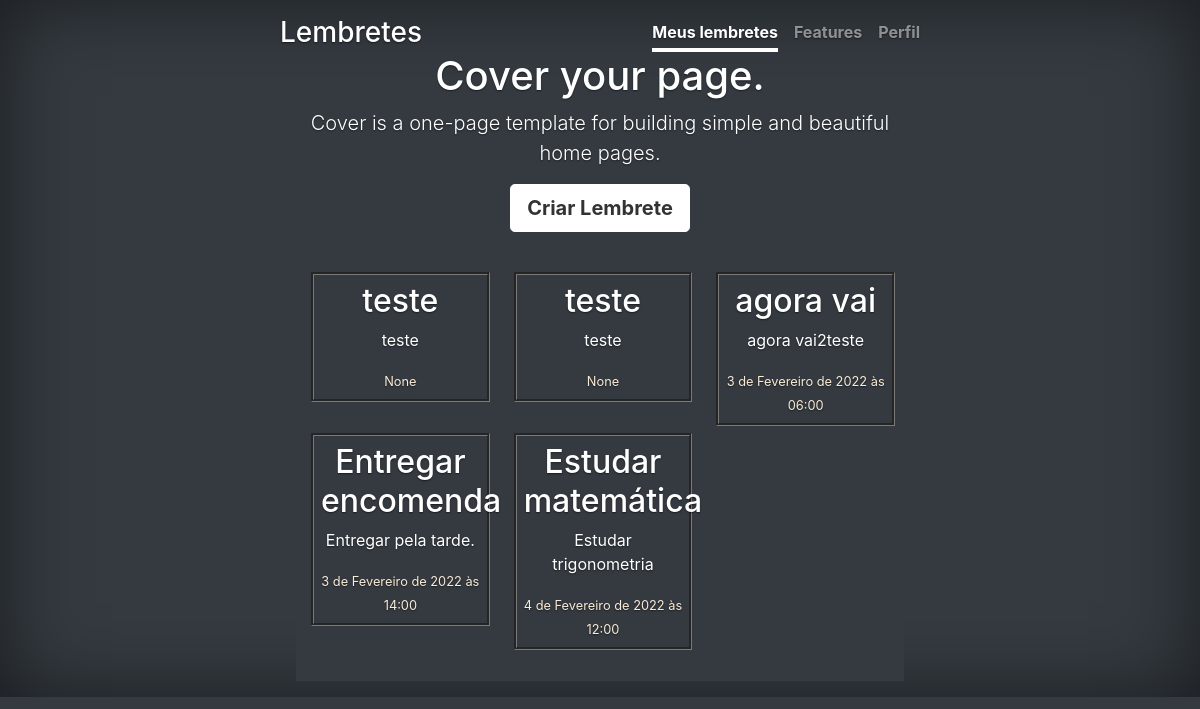
The page / on the database its author committed.
### lembretes/models.py (models this page shows, shortened)
class Lembrete (models.Model):
    nome = models.CharField(max_length=200)
    descricao = models.CharField(max_length=300)
    data_lembrete = models.DateTimeField(verbose_name='Data do Lembrete', null=True)
    file = models.FileField(upload_to="media/", null=True, blank=True)
    ativo = models.BooleanField(default=False)
    usuario = models.ForeignKey(User,on_delete=models.CASCADE, null=True)

### lembretes/views.py (the view)
# urls.py: 2. Add a URL to urlpatterns:  path('', views.home, name='home')
def home(request):
    lembrete = Lembrete.objects.all()
    lembrete = {
        'lembrete': lembrete
    }
    return render(request, "home.html", lembrete)

### lembretes/templates/home.html (shortened to what this page needs)
{% load static %}
<!DOCTYPE html>
<html lang="pt-br">
  <head>
    <link href="https://cdn.jsdelivr.net/npm/bootstrap@5.1.3/dist/css/bootstrap.min.css" rel="stylesheet">
<link href="/docs/5.1/dist/css/bootstrap.min.css" rel="stylesheet">
    <link href="{% static './css/cover.css' %}" rel="stylesheet">
    <link href="{% static './css/style.css' %}" rel="stylesheet">
  </head>
  <body class="d-flex h-100 text-center text-white bg-dark">
    <div class="cover-container d-flex w-100 h-100 p-3 mx-auto flex-column">
      <header class="mb-auto">
        <div>
          <h3 class="float-md-start mb-0">Lembretes</h3>
          <nav class="nav nav-masthead justify-content-center float-md-end">
            <a class="nav-link active" aria-current="page" href="{%url 'home'%}">Meus lembretes</a>
            <a class="nav-link" href="#">Features</a>
            <a class="nav-link" href="{%url 'perfil'%}">Perfil</a>
          </nav>
        </div>
      </header>
        <main class="px-3">
          <h1>Cover your page.</h1>
          <p class="lead">Cover is a one-page template for building simple and beautiful home pages.</p>
          <p class="lead">
          <a href="#" class="btn btn-lg btn-secondary fw-bold border-white bg-white">Criar Lembrete</a>
          </p>
          <div class="album py-4 bg-dark">
            <div class="container-fluid">
              <div class="row">
                {% for i in lembrete %}
                  <div class="col-md-4">
                    <div class="conteudo-lembrete">
                      <h2 class="titulo-lembrete">{{i.nome}}</h2>
                      <p class="descricao-lembrete">{{i.descricao}}</p>
                      <a class="data-lembrete">{{i.data_lembrete}}</a>
                    </div>
                  </div>
                {% endfor %}
              </div>
            </div>
          </div>
        </main>
  </body>
</html>

### static/css/cover.css (style rules this page uses)
.btn-secondary, .btn-secondary:hover, .btn-secondary:focus { color: #333; text-shadow: none; }
body { text-shadow: 0 .05rem .1rem rgba(0, 0, 0, .5); box-shadow: inset 0 0 5rem rgba(0, 0, 0, .5); }
.cover-container { max-width: 42em; }
.nav-masthead .nav-link { padding: .25rem 0; font-weight: 700; color: rgba(255, 255, 255, .5); background-color: transparent; border-bottom: .25rem solid transparent; }
.nav-masthead .nav-link + .nav-link { margin-left: 1rem; }
.nav-masthead .active { color: #fff; border-bottom-color: #fff; }

### static/css/style.css (style rules this page uses)
.conteudo-lembrete { padding: 7px; margin-bottom: 7px; margin-left: 0px; margin-right: -6px; border-style: groove; border-color: rgb(122, 122, 122); justify-content: center; align-items: center; }
.descricao-lembrete { text-decoration: none; font-size: 1rem; }
.data-lembrete { text-decoration: none; color: antiquewhite; font-size: 0.8rem; }

### rows shown on the page
Lembrete: nome "teste", descricao "teste", data_lembrete "None"
Lembrete: nome "teste", descricao "teste", data_lembrete "None"
Lembrete: nome "agora vai", descricao "agora vai2teste", data_lembrete "3 de Fevereiro de 2022 às 06:00"
Lembrete: nome "Entregar encomenda", descricao "Entregar pela tarde.", data_lembrete "3 de Fevereiro de 2022 às 14:00"
Lembrete: nome "Estudar matemática", descricao "Estudar trigonometria", data_lembrete "4 de Fevereiro de 2022 às 12:00"
